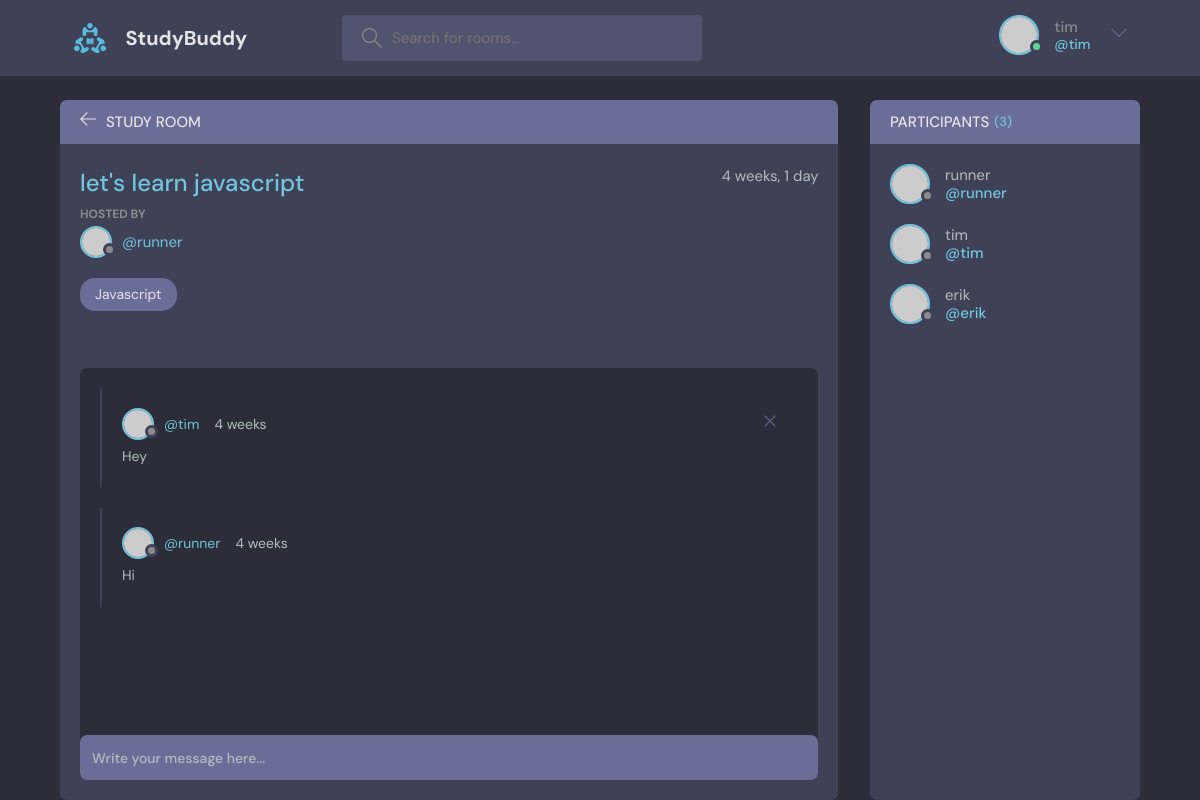
/room/1/ (signed in), run on the app's committed database.
### base/models.py (models this page shows, shortened)
class Room(models.Model):
    host = models.ForeignKey(User, on_delete=models.SET_NULL, null=True)
    topic = models.ForeignKey(Topic, on_delete=models.SET_NULL, null=True)
    name = models.CharField(max_length=200)
    description = models.TextField(null=True, blank=True)
    participants = models.ManyToManyField(User,
                                          related_name='participants',
                                          blank=True)
    updated = models.DateTimeField(auto_now=True)
    created = models.DateTimeField(auto_now_add=True)
    class Meta:
        ordering = ['-updated', '-created']

class Topic(models.Model):
    name = models.CharField(max_length=200)

class Message(models.Model):
    user = models.ForeignKey(User, on_delete=models.CASCADE)
    room = models.ForeignKey(Room, on_delete=models.CASCADE)
    body = models.TextField()
    updated = models.DateTimeField(auto_now=True)
    created = models.DateTimeField(auto_now_add=True)
    class Meta:
        ordering = ['-updated', '-created']

### base/views.py (the view)
# urls.py: path('room/<str:pk>/', views.room, name='room'),
def room(request, pk):
    room = Room.objects.get(id=pk)
    room_messages = room.message_set.all()
    participants = room.participants.all()
    if request.method == "POST":
        message = Message.objects.create(user=request.user,
                                         room=room,
                                         body=request.POST.get('body'))
        room.participants.add(request.user)
        return redirect('room', pk=room.id)
    context = {
        'room': room,
        'room_messages': room_messages,
        'participants': participants
    }
    return render(request, "base/room.html", context)

### base/templates/base/room.html (shortened to what this page needs)
{% extends 'main.html' %}
{% block content %}
<main class="profile-page layout layout--2">
  <div class="container">
    <div class="room">
      <div class="room__top">
        <div class="room__topLeft">
          <a href="{% url 'home' %}">
            <svg version="1.1" xmlns="http://www.w3.org/2000/svg" width="32" height="32" viewBox="0 0 32 32">
              <title>arrow-left</title>
              <path
                d="M13.723 2.286l-13.723 13.714 13.719 13.714 1.616-1.611-10.96-10.96h27.625v-2.286h-27.625l10.965-10.965-1.616-1.607z"
              ></path>
            </svg>
          </a>
          <h3>Study Room</h3>
        </div>
      </div>
      <div class="room__box scroll">
        <div class="room__header scroll">
          <div class="room__info">
            <h3>{{room.name}}</h3>
            <span>{{room.created|timesince}}</span>
          </div>
          <div class="room__hosted">
            <p>Hosted By</p>
            <a href="{% url 'user-profile' room.host.id %}" class="room__author">
              <div class="avatar avatar--small">
                <img src="https://randomuser.me/api/portraits/men/37.jpg" />
              </div>
              <span>@{{room.host.username}}</span>
            </a>
          </div>
          <span class="room__topics">{{room.topic.name}}</span>
        </div>
        <div class="room__conversation">
          <div class="threads scroll">
            {% for message in room_messages %}
            <div class="thread">
              <div class="thread__top">
                <div class="thread__author">
                  <a href="{% url 'user-profile' message.user.id %}" class="thread__authorInfo">
                    <div class="avatar avatar--small">
                      <img src="https://randomuser.me/api/portraits/men/37.jpg" />
                    </div>
                    <span>@{{message.user.username}}</span>
                  </a>
                  <span class="thread__date">{{message.created|timesince}}</span>
                </div>
                {% if request.user == message.user %}
                <a href="{% url 'delete-message' message.id %}">
                <div class="thread__delete">
                  <svg version="1.1" xmlns="http://www.w3.org/2000/svg" width="32" height="32" viewBox="0 0 32 32">
                    <title>remove</title>
                    <path
                      d="M27.314 6.019l-1.333-1.333-9.98 9.981-9.981-9.981-1.333 1.333 9.981 9.981-9.981 9.98 1.333 1.333 9.981-9.98 9.98 9.98 1.333-1.333-9.98-9.98 9.98-9.981z"
                    ></path>
                  </svg>
                </div>
                </a>
                {% endif %}
              </div>
              <div class="thread__details">
                {{message.body}}
              </div>
            </div>
            {% endfor %}
          </div>
        </div>
      </div>
      <div class="room__message">
        <form action="" method="post">{% csrf_token %}<input name="body" placeholder="Write your message here..." /></form>
      </div>
    </div>
    <div class="participants">
      <h3 class="participants__top">Participants <span>({{participants.count}})</span></h3>
      <div class="participants__list scroll">
        {% for user in participants %}
        <a href="{% url 'user-profile' user.id %}" class="participant">
          <div class="avatar avatar--medium">
            <img src="https://randomuser.me/api/portraits/men/37.jpg" />
          </div>
          <p>
            {{user.username}}
            <span>@{{user.username}}</span>
          </p>
        </a>
        {% endfor %}
      </div>
    </div>
  </div>
</main>
{% endblock %}

### templates/navbar.html (shortened to what this page needs)
{% load static %}
<header class="header header--loggedIn">
  <div class="container">
    <a href="{% url 'home' %}" class="header__logo">
      <img src="{% static 'images/logo.svg' %}" />
      <h1>StudyBuddy</h1>
    </a>
    <form class="header__search" method='GET' action="{% url 'home' %}">
      <label>
        <input name="q" placeholder="Search for rooms..." />
      </label>
    </form>
    <nav class="header__menu">
      {% if request.user.is_authenticated %}
      <div class="header__user">
        <a href="{% url 'user-profile' request.user.id %}">
          <div class="avatar avatar--medium active">
            <img src="https://randomuser.me/api/portraits/men/37.jpg" />
          </div>
          <p>{{request.user.username}}<span>@{{request.user.username}}</span></p>
        </a>
        <button class="dropdown-button">
          <svg version="1.1" xmlns="http://www.w3.org/2000/svg" width="32" height="32" viewBox="0 0 32 32">
            <title>chevron-down</title>
            <path d="M16 21l-13-13h-3l16 16 16-16h-3l-13 13z"></path>
          </svg>
        </button>
      </div>
      {% else %}
      <a href="{% url 'login' %}">
        <img src="{% static 'images/avatar.svg' %}" />
        <p>Login</p>
      </a>
      {% endif %}
    </nav>
  </div>
</header>

### data on the page
Room: name "let's learn javascript", created "4 weeks, 1 day", host.username "runner", topic.name "Javascript"
Message: user.username "tim", created "4 weeks", body "Hey"
Message: user.username "runner", created "4 weeks", body "Hi"

### other printed values
{{ request.user.username }} "tim"
{{ participants.count }} "3"
{{ user.username }} "runner"
{{ user.username }} "tim"
{{ user.username }} "erik"
